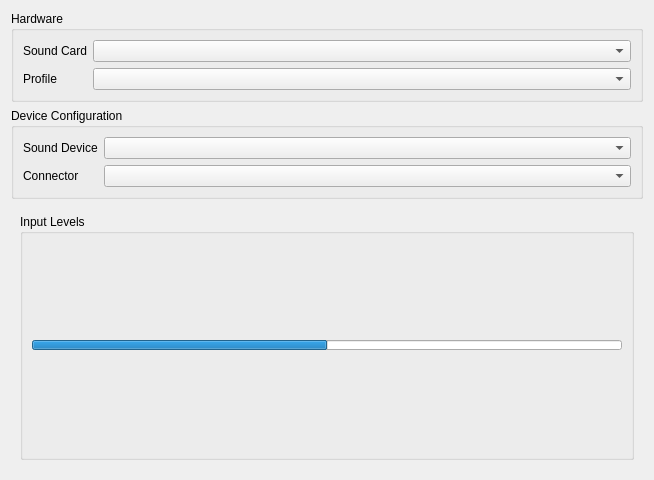
<?xml version="1.0" encoding="UTF-8"?>
<ui version="4.0">
 <author>Colin Guthrie</author>
 <class>SpeakerSetup</class>
 <widget class="QWidget" name="SpeakerSetup">
  <property name="geometry">
   <rect>
    <x>0</x>
    <y>0</y>
    <width>654</width>
    <height>480</height>
   </rect>
  </property>
  <layout class="QVBoxLayout" name="verticalLayout_3">
   <item>
    <widget class="QGroupBox" name="hardwareGroupBox">
     <property name="title">
      <string>Hardware</string>
     </property>
     <layout class="QGridLayout" name="_3">
      <item row="3" column="1">
       <widget class="QComboBox" name="profileBox">
        <property name="sizePolicy">
         <sizepolicy hsizetype="Expanding" vsizetype="Fixed">
          <horstretch>0</horstretch>
          <verstretch>0</verstretch>
         </sizepolicy>
        </property>
       </widget>
      </item>
      <item row="2" column="1">
       <widget class="KComboBox" name="cardBox">
        <property name="sizePolicy">
         <sizepolicy hsizetype="Expanding" vsizetype="Fixed">
          <horstretch>0</horstretch>
          <verstretch>0</verstretch>
         </sizepolicy>
        </property>
       </widget>
      </item>
      <item row="3" column="0">
       <widget class="QLabel" name="profileLabel">
        <property name="text">
         <string>Profile</string>
        </property>
        <property name="buddy">
         <cstring>profileBox</cstring>
        </property>
       </widget>
      </item>
      <item row="2" column="0">
       <widget class="QLabel" name="cardLabel">
        <property name="text">
         <string>Sound Card</string>
        </property>
        <property name="buddy">
         <cstring>cardBox</cstring>
        </property>
       </widget>
      </item>
     </layout>
    </widget>
   </item>
   <item>
    <widget class="QGroupBox" name="deviceGroupBox">
     <property name="title">
      <string>Device Configuration</string>
     </property>
     <layout class="QGridLayout" name="_2">
      <item row="0" column="1">
       <widget class="KComboBox" name="deviceBox">
        <property name="sizePolicy">
         <sizepolicy hsizetype="Expanding" vsizetype="Fixed">
          <horstretch>0</horstretch>
          <verstretch>0</verstretch>
         </sizepolicy>
        </property>
       </widget>
      </item>
      <item row="1" column="0">
       <widget class="QLabel" name="portLabel">
        <property name="text">
         <string>Connector</string>
        </property>
        <property name="buddy">
         <cstring>portBox</cstring>
        </property>
       </widget>
      </item>
      <item row="1" column="1">
       <widget class="QComboBox" name="portBox">
        <property name="sizePolicy">
         <sizepolicy hsizetype="Expanding" vsizetype="Fixed">
          <horstretch>0</horstretch>
          <verstretch>0</verstretch>
         </sizepolicy>
        </property>
       </widget>
      </item>
      <item row="0" column="0">
       <widget class="QLabel" name="deviceLabel">
        <property name="text">
         <string>Sound Device</string>
        </property>
        <property name="buddy">
         <cstring>deviceBox</cstring>
        </property>
       </widget>
      </item>
     </layout>
    </widget>
   </item>
   <item>
    <widget class="QStackedWidget" name="playbackOrCaptureStack">
     <property name="sizePolicy">
      <sizepolicy hsizetype="Expanding" vsizetype="Expanding">
       <horstretch>0</horstretch>
       <verstretch>0</verstretch>
      </sizepolicy>
     </property>
     <property name="currentIndex">
      <number>1</number>
     </property>
     <widget class="QWidget" name="playbackPage">
      <property name="enabled">
       <bool>true</bool>
      </property>
      <property name="sizePolicy">
       <sizepolicy hsizetype="Expanding" vsizetype="Expanding">
        <horstretch>0</horstretch>
        <verstretch>0</verstretch>
       </sizepolicy>
      </property>
      <layout class="QVBoxLayout" name="verticalLayout">
       <item>
        <widget class="QGroupBox" name="outputGroupBox">
         <property name="sizePolicy">
          <sizepolicy hsizetype="Expanding" vsizetype="Expanding">
           <horstretch>0</horstretch>
           <verstretch>0</verstretch>
          </sizepolicy>
         </property>
         <property name="title">
          <string>Speaker Placement and Testing</string>
         </property>
         <layout class="QVBoxLayout" name="_4">
          <item>
           <layout class="QGridLayout" name="placementGrid"/>
          </item>
         </layout>
        </widget>
       </item>
      </layout>
     </widget>
     <widget class="QWidget" name="capturePage">
      <property name="sizePolicy">
       <sizepolicy hsizetype="Expanding" vsizetype="Expanding">
        <horstretch>0</horstretch>
        <verstretch>0</verstretch>
       </sizepolicy>
      </property>
      <layout class="QVBoxLayout" name="verticalLayout_4">
       <item>
        <widget class="QGroupBox" name="inputGroupBox">
         <property name="enabled">
          <bool>true</bool>
         </property>
         <property name="sizePolicy">
          <sizepolicy hsizetype="Expanding" vsizetype="Expanding">
           <horstretch>0</horstretch>
           <verstretch>0</verstretch>
          </sizepolicy>
         </property>
         <property name="minimumSize">
          <size>
           <width>0</width>
           <height>26</height>
          </size>
         </property>
         <property name="title">
          <string>Input Levels</string>
         </property>
         <layout class="QVBoxLayout" name="verticalLayout_2">
          <item>
           <widget class="QProgressBar" name="inputLevels">
            <property name="sizePolicy">
             <sizepolicy hsizetype="Expanding" vsizetype="Fixed">
              <horstretch>0</horstretch>
              <verstretch>0</verstretch>
             </sizepolicy>
            </property>
            <property name="maximumSize">
             <size>
              <width>16777215</width>
              <height>10</height>
             </size>
            </property>
            <property name="value">
             <number>50</number>
            </property>
            <property name="textVisible">
             <bool>false</bool>
            </property>
           </widget>
          </item>
         </layout>
        </widget>
       </item>
      </layout>
     </widget>
    </widget>
   </item>
  </layout>
 </widget>
 <customwidgets>
  <customwidget>
   <class>KComboBox</class>
   <extends>QComboBox</extends>
   <header>kcombobox.h</header>
  </customwidget>
 </customwidgets>
 <resources/>
 <connections/>
</ui>
